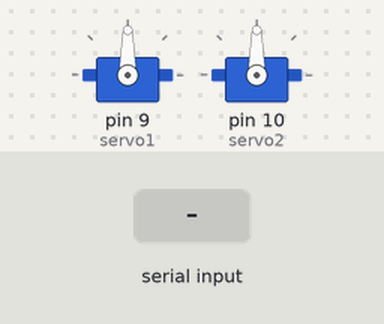
This sketch was run on a simulated Arduino Uno, built with avr-gcc and run on an emulated ATmega328P. Parts: 2 × servo. Inputs (shaded band) come from the test bench. What the sketch prints to the serial monitor is not drawn.

Above: at 1.2 s.
1.3 s: "90,45\n" received over Serial
At 1.6 s:
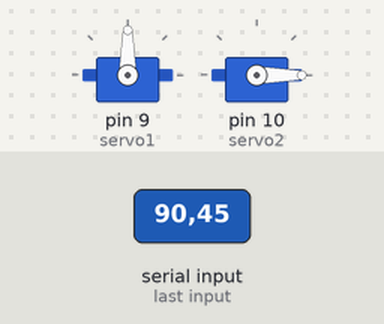
2.8 s: "30,150\n" received over Serial
At 4.0 s:
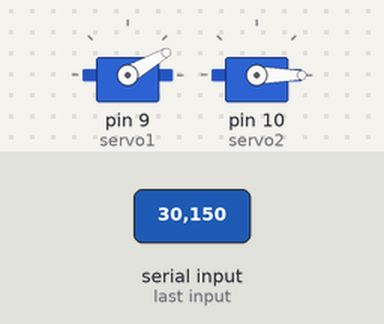
4.3 s: "5\n" received over Serial
At 5.0 s:
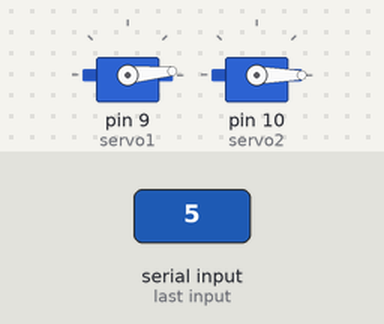
5.8 s: "200\n" received over Serial
At 6.2 s:
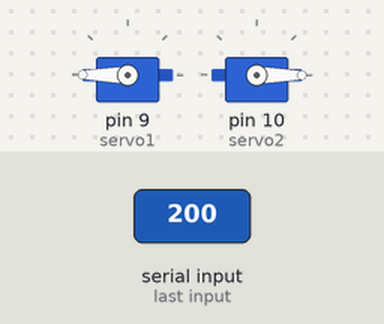
7.3 s: "90\n" received over Serial
At 8.5 s:
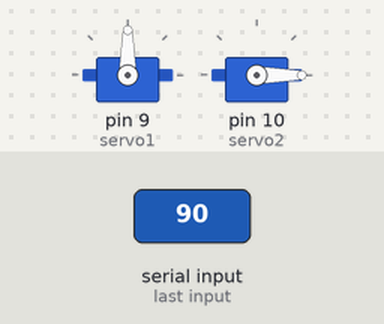
Timing chart, 0 to 9.8 s (numbered marks = the images above; inputs shaded):
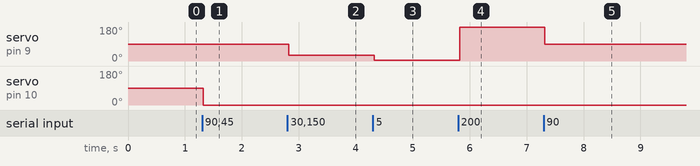

The sketch:

Arduino_Servos.ino
```cpp
#include <Servo.h>
#include <math.h>

String s1, s2;
String var;
Servo servo1, servo2;     // create servo object to control a servo
String strings[2];
int pos = 0;              // variable to store the servo position


// This function splits a given string into two strings seperated with with seperator
String getValue(String data, char separator, int index)
{
    int found = 0;
    int strIndex[] = { 0, -1 };
    int maxIndex = data.length() - 1;

    for (int i = 0; i <= maxIndex && found <= index; i++) {
        if (data.charAt(i) == separator || i == maxIndex) {
            found++;
            strIndex[0] = strIndex[1] + 1;
            strIndex[1] = (i == maxIndex) ? i+1 : i;
        }
    }
    return found > index ? data.substring(strIndex[0], strIndex[1]) : "";
}

void setup() {
  Serial.begin(9600); //initialize serial COM at 9600 baudrate
  servo1.attach(9);
  servo2.attach(10);
  Serial.println("Hi!, I am Arduino");
  Serial.setTimeout(20);

}

void loop() {
if (Serial.available()){
  var = Serial.readString();
  if (var != "sweep"){
  String xval = getValue(var, '#', 0);
  String yval = getValue(var, '#', 1);
  servo1.write(atoi(xval.c_str()));
  servo2.write(atoi(yval.c_str()));
}
else{
  for (pos = 0; pos <= 180; pos += 1) {        // goes from 0 degrees to 180 degrees in steps of 1 degree
    if (Serial.readString() != "sweep") break;
    servo1.write(pos);
    servo2.write(pos);                // tell servo to go to position in variable 'pos'
    delay(200);                       // waits 200ms for the servo to reach the position
    }
  for (pos = 180; pos >= 0; pos -= 1) { // goes from 180 degrees to 0 degrees
    if (Serial.readString() != "sweep") break;
    servo1.write(pos);
    servo2.write(pos);// tell servo to go to position in variable 'pos'
    delay(200);                       // waits 200ms for the servo to reach the position
    }
  }
}
}
```

Measured:
- after the input at 1.3 s, servo on pin 10 (servo2): 90° → 0° at once
- after the input at 2.8 s, servo on pin 9 (servo1): 90° → 30° at once
- after the input at 4.3 s, servo on pin 9 (servo1): 30° → 5° at once
- after the input at 5.8 s, servo on pin 9 (servo1): 5° → 180° at once
- after the input at 7.3 s, servo on pin 9 (servo1): 180° → 90° at once
